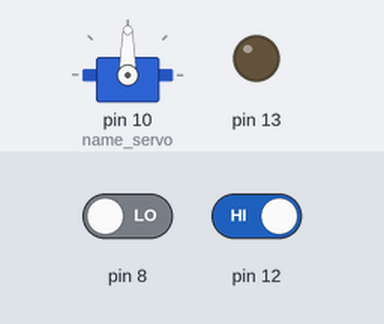
Recording of a sketch running on a simulated Arduino Uno, built with avr-gcc and run on an emulated ATmega328P. Shown: servo, output pins drawn as LEDs (lit = HIGH). Dashed ring = blinking. The test bench sets the inputs (shaded band); at power-on: pin 8 LOW, pin 12 HIGH.

Above: at 1.8 s.
1.9 s: pin 8 driven HIGH
At 2.07 s:
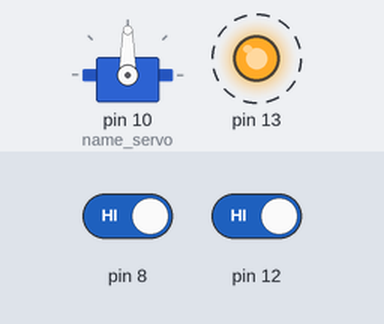
4.9 s: pin 12 driven LOW
At 5.7 s:
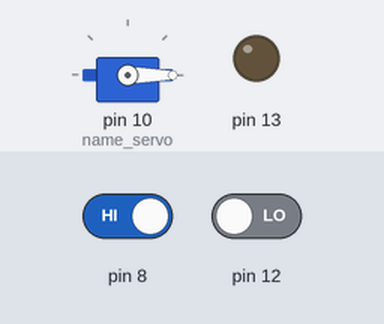
6.5 s: pin 12 driven HIGH
At 7.07 s:
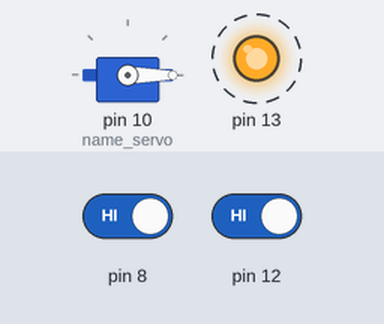
9.5 s: pin 8 driven LOW
At 10.5 s:
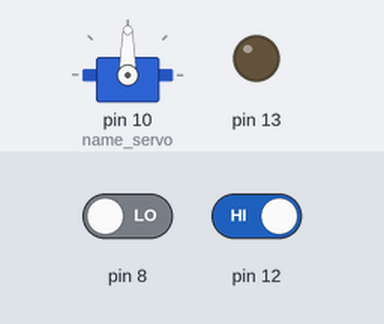
Timing chart, 0 to 12.2 s (numbered marks = the images above; inputs shaded):
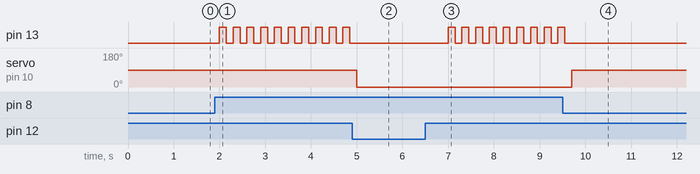

Measured:
- after the input at 1.9 s, pin 13: alternates HIGH for 0.15 s and LOW for 0.15 s, starting after 0.10 s
- after the input at 4.9 s, pin 13: stops changing and stays LOW; servo on pin 10 (name_servo): 90° → 0° after 0.10 s
- after the input at 6.5 s, pin 13: alternates HIGH for 0.15 s and LOW for 0.15 s, starting after 0.50 s
- after the input at 9.5 s, pin 13: goes on until 9.6 s, then stays LOW; servo on pin 10 (name_servo): 0° → 90° after 0.20 s

The sketch:

Smart-Dustbin.ino
```cpp
#include <Servo.h>
Servo name_servo;
void setup()
{
pinMode(13,OUTPUT);
pinMode(12,INPUT);
pinMode(8,INPUT);
name_servo.attach(10);
}

void loop()
{
  int IR1=digitalRead(8);//to check whether someone is there
  int IR2=digitalRead(12);//to check whether the dusbin is full
  if(IR1==1 && IR2==0)
  {
    name_servo.write(-90);
    delay(1000);
  }
  else if(IR1==1 && IR2==1)
  {
    digitalWrite(13,HIGH);//to indicate the dustbin is full
    delay(150);
    digitalWrite(13,LOW);
    delay(150);
  }
   else
   {name_servo.write(90);
    delay(500);}
}
```
